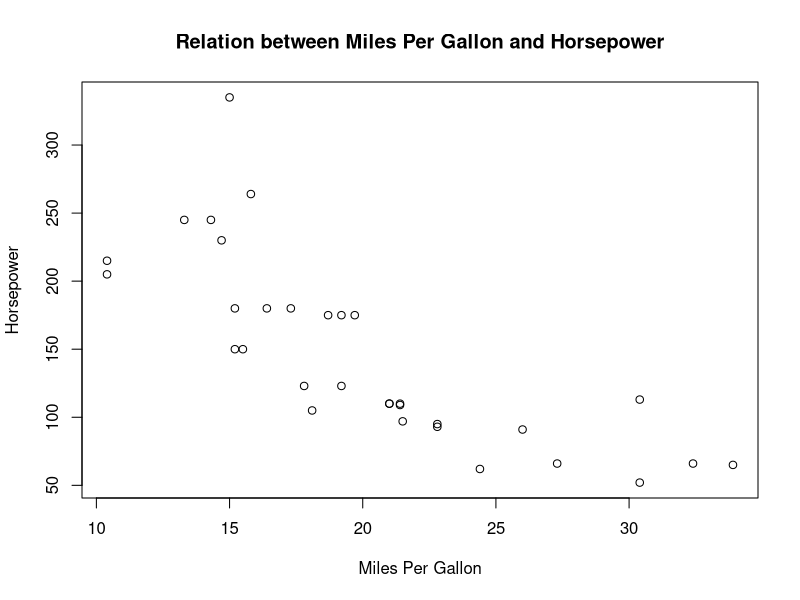

The R script that drew this image:
## ---- chunk 1
a <- 3
b <- 5

a + b * (exp(a)/b)
## ---- chunk 2
data(mtcars)
with(mtcars, plot(mpg, hp, 
	xlab = "Miles Per Gallon", 
	ylab = "Horsepower",
	main = "Relation between Miles Per Gallon and Horsepower"))
